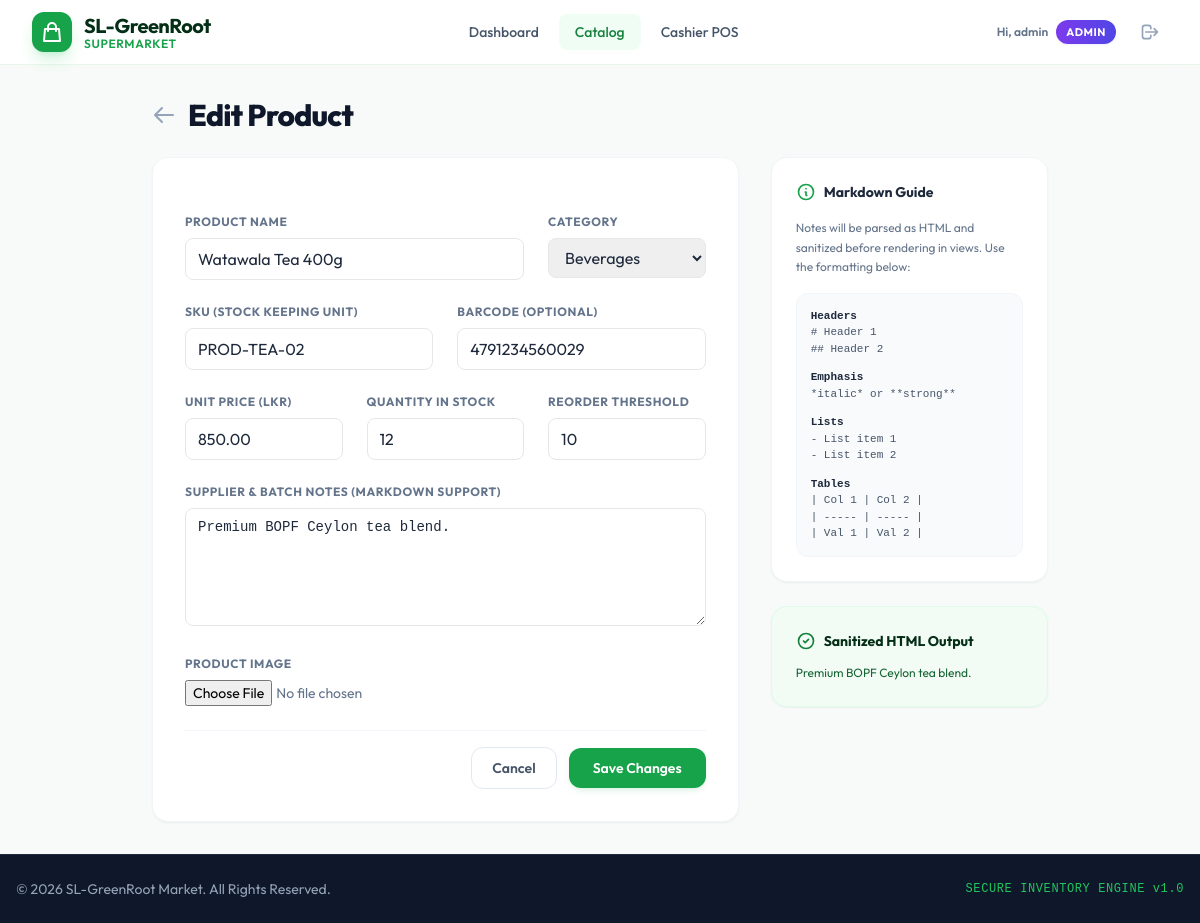
Screenshot of /products/2/edit/ (signed in) with the database file from the repository.
### inventory/models.py (models this page shows, shortened)
class Product(models.Model):
    sku = models.CharField(max_length=50, unique=True)
    barcode = models.CharField(max_length=100, blank=True, default='')
    name = models.CharField(max_length=200)
    category = models.ForeignKey(Category, on_delete=models.CASCADE, related_name='products')
    unit_price = models.DecimalField(max_digits=10, decimal_places=2)  # In LKR
    quantity_in_stock = models.PositiveIntegerField(default=0)
    reorder_level = models.PositiveIntegerField(default=10)
    supplier_notes_raw = models.TextField(blank=True, help_text="Enter markdown formatted supplier notes.")
    supplier_notes_html = models.TextField(blank=True, editable=False)
    image = models.ImageField(upload_to='products/', blank=True, null=True)

### inventory/utils.py (the view)
    def _wrapped_view(request, *args, **kwargs):
        if not request.user.is_authenticated:
            return redirect('login')
        if request.user.is_superuser or request.user.groups.filter(name='Manager').exists():
            return view_func(request, *args, **kwargs)
        raise PermissionDenied

### inventory/models.py (called while the page is built)
    def __str__(self):
        return self.name

### inventory/utils.py (called while the page is built)
def manager_required(view_func):
    def _wrapped_view(request, *args, **kwargs):
        if not request.user.is_authenticated:
            return redirect('login')
        if request.user.is_superuser or request.user.groups.filter(name='Manager').exists():
            return view_func(request, *args, **kwargs)
        raise PermissionDenied
    return _wrapped_view

### inventory/templates/inventory/product_form.html (shortened to what this page needs)
{% extends 'inventory/base.html' %}
{% block content %}
<div class="max-w-4xl mx-auto space-y-6">
    <div class="flex items-center space-x-3">
        <a href="{% url 'product_list' %}" class="text-slate-400 hover:text-emerald-700 transition">
            <svg class="h-6 w-6" fill="none" stroke="currentColor" viewBox="0 0 24 24">
                <path stroke-linecap="round" stroke-linejoin="round" stroke-width="2" d="M10 19l-7-7m0 0l7-7m-7 7h18"/>
            </svg>
        </a>
        <h1 class="text-3xl font-extrabold text-slate-900 tracking-tight">{{ title }}</h1>
    </div>
    <div class="grid grid-cols-1 lg:grid-cols-3 gap-8">
        <form method="post" enctype="multipart/form-data" class="lg:col-span-2 space-y-6 bg-white p-6 sm:p-8 rounded-2xl border border-slate-100 shadow-sm">
            <div class="grid grid-cols-1 sm:grid-cols-3 gap-6">
                <div class="sm:col-span-2">
                    <label for="{{ form.name.id_for_label }}" class="block text-xs font-bold text-slate-500 uppercase tracking-wider mb-2">Product Name</label>
                    {{ form.name }}
                </div>
                <div>
                    <label for="{{ form.category.id_for_label }}" class="block text-xs font-bold text-slate-500 uppercase tracking-wider mb-2">Category</label>
                    {{ form.category }}
                </div>
            </div>
            <div class="grid grid-cols-1 sm:grid-cols-2 gap-6">
                <div>
                    <label for="{{ form.sku.id_for_label }}" class="block text-xs font-bold text-slate-500 uppercase tracking-wider mb-2">SKU (Stock Keeping Unit)</label>
                    {{ form.sku }}
                </div>
                <div>
                    <label for="{{ form.barcode.id_for_label }}" class="block text-xs font-bold text-slate-500 uppercase tracking-wider mb-2">Barcode (Optional)</label>
                    {{ form.barcode }}
                </div>
            </div>
            <div class="grid grid-cols-1 sm:grid-cols-3 gap-6">
                <div>
                    <label for="{{ form.unit_price.id_for_label }}" class="block text-xs font-bold text-slate-500 uppercase tracking-wider mb-2">Unit Price (LKR)</label>
                    {{ form.unit_price }}
                </div>
                <div>
                    <label for="{{ form.quantity_in_stock.id_for_label }}" class="block text-xs font-bold text-slate-500 uppercase tracking-wider mb-2">Quantity in Stock</label>
                    {{ form.quantity_in_stock }}
                </div>
                <div>
                    <label for="{{ form.reorder_level.id_for_label }}" class="block text-xs font-bold text-slate-500 uppercase tracking-wider mb-2">Reorder Threshold</label>
                    {{ form.reorder_level }}
                </div>
            </div>
            <div>
                <label for="{{ form.supplier_notes_raw.id_for_label }}" class="block text-xs font-bold text-slate-500 uppercase tracking-wider mb-2">Supplier & Batch Notes (Markdown Support)</label>
                {{ form.supplier_notes_raw }}
            </div>
            <div>
                <label for="{{ form.image.id_for_label }}" class="block text-xs font-bold text-slate-500 uppercase tracking-wider mb-2">Product Image</label>
                {{ form.image }}
            </div>
            <div class="flex items-center justify-end space-x-3 pt-4 border-t border-slate-100">
                <a href="{% url 'product_list' %}" class="px-5 py-2.5 rounded-xl border border-slate-200 text-slate-600 hover:bg-slate-50 text-sm font-semibold transition">
                    Cancel
                </a>
                <button type="submit" class="px-6 py-2.5 rounded-xl bg-emerald-600 hover:bg-emerald-700 text-white text-sm font-semibold transition shadow-md shadow-emerald-600/10">
                    {% if is_edit %}Save Changes{% else %}Create Product{% endif %}
                </button>
            </div>
        </form>
        <div class="space-y-6">
            <div class="bg-white p-6 rounded-2xl border border-slate-100 shadow-sm space-y-4">
                <h3 class="font-bold text-slate-800 text-sm flex items-center space-x-2">
                    <svg class="h-5 w-5 text-emerald-600" fill="none" stroke="currentColor" viewBox="0 0 24 24">
                        <path stroke-linecap="round" stroke-linejoin="round" stroke-width="2" d="M13 16h-1v-4h-1m1-4h.01M21 12a9 9 0 11-18 0 9 9 0 0118 0z"/>
                    </svg>
                    <span>Markdown Guide</span>
                </h3>
                <p class="text-xs text-slate-500 leading-relaxed">
                    Notes will be parsed as HTML and sanitized before rendering in views. Use the formatting below:
                </p>
                <div class="space-y-3 font-mono text-[11px] text-slate-600 bg-slate-50 p-3.5 rounded-xl border border-slate-100">
                    <div>
                        <div class="font-bold text-slate-800">Headers</div>
                        <div># Header 1<br>## Header 2</div>
                    </div>
                    <div>
                        <div class="font-bold text-slate-800">Emphasis</div>
                        <div>*italic* or **strong**</div>
                    </div>
                    <div>
                        <div class="font-bold text-slate-800">Lists</div>
                        <div>- List item 1<br>- List item 2</div>
                    </div>
                    <div>
                        <div class="font-bold text-slate-800">Tables</div>
                        <div>| Col 1 | Col 2 |<br>| ----- | ----- |<br>| Val 1 | Val 2 |</div>
                    </div>
                </div>
            </div>
            {% if is_edit and product.supplier_notes_html %}
                <div class="bg-emerald-50/50 p-6 rounded-2xl border border-emerald-100 shadow-sm space-y-3">
                    <h3 class="font-bold text-emerald-950 text-sm flex items-center space-x-2">
                        <svg class="h-5 w-5 text-emerald-700" fill="none" stroke="currentColor" viewBox="0 0 24 24">
                            <path stroke-linecap="round" stroke-linejoin="round" stroke-width="2" d="M9 12l2 2 4-4m6 2a9 9 0 11-18 0 9 9 0 0118 0z"/>
                        </svg>
                        <span>Sanitized HTML Output</span>
                    </h3>
                    <div class="prose prose-sm prose-emerald text-xs text-emerald-800 leading-relaxed">
                        {{ product.supplier_notes_html|safe }}
                    </div>
                </div>
            {% endif %}
        </div>
    </div>
</div>
{% endblock %}

### inventory/templates/inventory/base.html (shortened to what this page needs)
{% load static %}
<!DOCTYPE html>
<html lang="en">
<head>
    <link rel="stylesheet" href="{% static 'css/tailwind.css' %}">
</head>
<body class="text-slate-800 min-h-screen flex flex-col">
    <header class="glass-header sticky top-0 z-40 w-full transition duration-300">
        <div class="max-w-7xl mx-auto px-4 sm:px-6 lg:px-8">
            <div class="flex items-center justify-between h-16">
                <div class="flex items-center space-x-3">
                    <div class="h-10 w-10 bg-emerald-600 rounded-xl flex items-center justify-center shadow-lg shadow-emerald-500/20 transform hover:rotate-6 transition duration-300">
                        <svg class="h-6 w-6 text-white" fill="none" stroke="currentColor" viewBox="0 0 24 24">
                            <path stroke-linecap="round" stroke-linejoin="round" stroke-width="2" d="M16 11V7a4 4 0 00-8 0v4M5 9h14l1 12H4L5 9z"/>
                        </svg>
                    </div>
                    <div>
                        <span class="text-xl font-bold tracking-tight text-emerald-950">SL-GreenRoot</span>
                        <span class="text-xs block text-emerald-600 font-semibold -mt-1 tracking-wider uppercase">Supermarket</span>
                    </div>
                </div>
                {% if user.is_authenticated %}
                <nav class="hidden md:flex items-center space-x-1">
                    <a href="{% url 'dashboard' %}" class="px-4 py-2 rounded-lg text-sm font-medium transition duration-150 {% if request.resolver_match.url_name == 'dashboard' %}bg-emerald-50 text-emerald-700{% else %}text-slate-600 hover:text-emerald-700 hover:bg-slate-50{% endif %}">
                        Dashboard
                    </a>
                    <a href="{% url 'product_list' %}" class="px-4 py-2 rounded-lg text-sm font-medium transition duration-150 {% if request.resolver_match.url_name == 'product_list' or 'product_' in request.resolver_match.url_name %}bg-emerald-50 text-emerald-700{% else %}text-slate-600 hover:text-emerald-700 hover:bg-slate-50{% endif %}">
                        Catalog
                    </a>
                    <a href="{% url 'pos_view' %}" class="px-4 py-2 rounded-lg text-sm font-medium transition duration-150 {% if request.resolver_match.url_name == 'pos_view' %}bg-emerald-50 text-emerald-700{% else %}text-slate-600 hover:text-emerald-700 hover:bg-slate-50{% endif %}">
                        Cashier POS
                    </a>
                </nav>
                {% endif %}
                <div class="flex items-center space-x-4">
                    {% if user.is_authenticated %}
                        <div class="flex items-center space-x-2">
                            <span class="hidden sm:inline-block text-xs font-semibold text-slate-500">
                                Hi, {{ user.username }}
                            </span>
                            {% if user.is_superuser %}
                                <span class="bg-gradient-to-r from-violet-600 to-indigo-600 text-white text-[11px] font-bold px-2.5 py-1 rounded-full uppercase tracking-wider shadow-sm shadow-indigo-500/10">
                                    Admin
                                </span>
                            {% elif user.groups.all.0.name == 'Manager' %}
                                <span class="bg-gradient-to-r from-emerald-600 to-teal-600 text-white text-[11px] font-bold px-2.5 py-1 rounded-full uppercase tracking-wider shadow-sm shadow-emerald-500/10">
                                    Manager
                                </span>
                            {% else %}
                                <span class="bg-gradient-to-r from-amber-500 to-orange-500 text-white text-[11px] font-bold px-2.5 py-1 rounded-full uppercase tracking-wider shadow-sm shadow-amber-500/10">
                                    Cashier
                                </span>
                            {% endif %}
                        </div>
                        <form action="{% url 'logout' %}" method="post" class="inline">
                            <button type="submit" class="p-2 text-slate-400 hover:text-rose-600 hover:bg-rose-50 rounded-lg transition duration-150" title="Logout">
                                <svg class="h-5 w-5" fill="none" stroke="currentColor" viewBox="0 0 24 24">
                                    <path stroke-linecap="round" stroke-linejoin="round" stroke-width="2" d="M17 16l4-4m0 0l-4-4m4 4H7m6 4v1a3 3 0 01-3 3H6a3 3 0 01-3-3V7a3 3 0 013-3h4a3 3 0 013 3v1"/>
                                </svg>
                            </button>
                        </form>
                    {% else %}
                        <a href="{% url 'login' %}" class="bg-emerald-600 hover:bg-emerald-700 text-white text-sm font-semibold px-4 py-2 rounded-lg transition shadow-md shadow-emerald-600/10">
                            Log In
                        </a>
                    {% endif %}
                </div>
            </div>
        </div>
    </header>
    <main class="flex-grow max-w-7xl w-full mx-auto px-4 sm:px-6 lg:px-8 py-8">
        {% block content %}{% endblock %}
    </main>
    <footer class="bg-slate-900 border-t border-slate-800 py-6 text-center text-slate-400 text-sm">
        <div class="max-w-7xl mx-auto px-4 flex flex-col sm:flex-row items-center justify-between">
            <p>&copy; 2026 SL-GreenRoot Market. All Rights Reserved.</p>
            <div class="mt-2 sm:mt-0 flex space-x-4">
                <span class="text-xs text-emerald-500 font-mono tracking-wider">SECURE INVENTORY ENGINE v1.0</span>
            </div>
        </div>
    </footer>
</body>
</html>

### inventory/templates/inventory/base.html (style rules this page uses)
body { background-color: #f7faf8; font-family: 'Outfit', sans-serif; }
.glass-header { background: rgba(255, 255, 255, 0.85); backdrop-filter: blur(12px); -webkit-backdrop-filter: blur(12px); border-bottom: 1px solid rgba(22, 163, 74, 0.1); }

### rows the page displays
Product: name "Watawala Tea 400g", category "Beverages", sku "PROD-TEA-02", barcode "4791234560029", unit_price "850.00", quantity_in_stock "12", reorder_level "10", supplier_notes_raw "Premium BOPF Ceylon tea blend.", supplier_notes_html "Premium BOPF Ceylon tea blend."

### other values shown
{{ user.username }} "admin"
{{ title }} "Edit Product"
